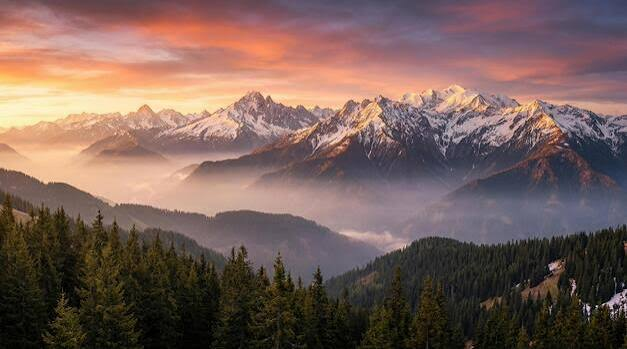
#> input picture images.jpeg, 627 x 349 px
$ python smalllarge.py
#> lines starting #> are read from the running program, lines starting #| are printed output that depends on the picture
import cv2 as cv

img = cv.imread("images.jpeg")
#> img is the input picture: shape (349, 627, 3); mean B, G, R 89, 95.6, 119.8
print(img.shape)
#| (349, 627, 3)
img_resized = cv.resize(img ,(500,500) , interpolation=cv.INTER_CUBIC)
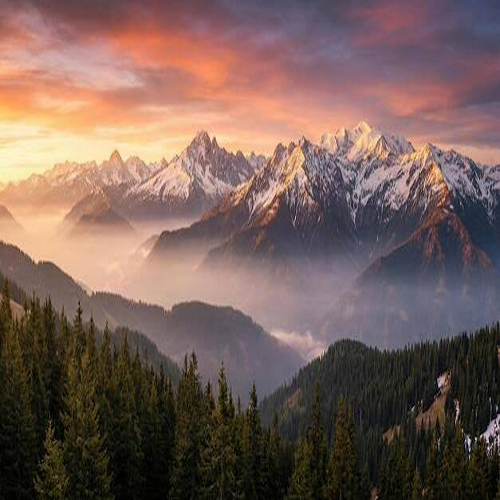
#> img_resized: shape (500, 500, 3); mean B, G, R 89, 95.6, 119.8
print(img_resized.shape)
#| (500, 500, 3)
cv.imshow('img' , img)
cv.imshow('resize' , img_resized)
cv.waitKey(0)
cv.destroyAllWindows
